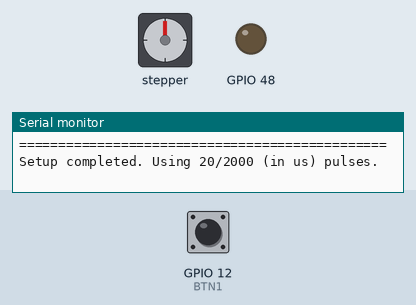
Bench run of a sketch on a simulated ESP32-S3. Shown: stepper motor, output pins drawn as LEDs (lit = HIGH), the last lines printed to the serial monitor. Wiring (inferred from the names in the program): stepper motor driver (200 steps per turn assumed): step GPIO 8; direction GPIO 9. The test bench sets the inputs (shaded band); at power-on: GPIO 12 (BTN1) LOW. Pins used as bus, display or sensor lines are not drawn.

Above: at 1.2 s.
1.3 s: GPIO 12 (BTN1) pulled HIGH for 0.15 s
At 2.3 s:
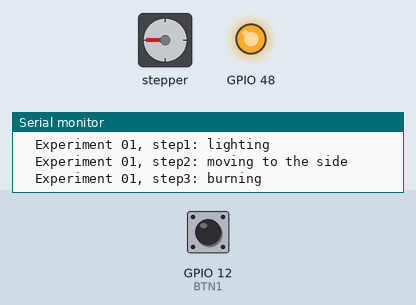
10.4 s: GPIO 12 (BTN1) pulled HIGH for 1 s
At 14.3 s:
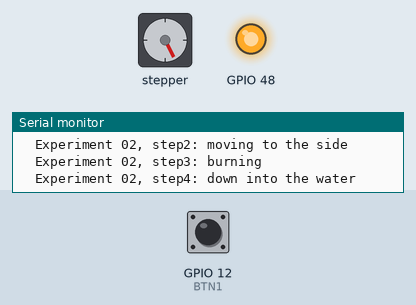
Timing chart, 0 to 20.4 s (numbered marks = the images above; inputs shaded):
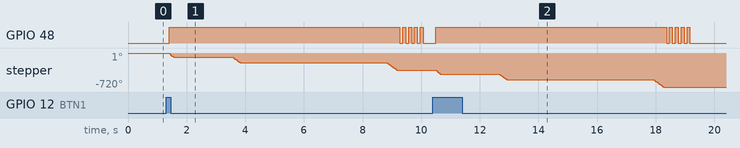

The sketch:

prj02.ino
```cpp
//driver_signal MCU_pin
//      VDD     3.3V
#define STEP    8
#define DIR     9
//      GND     GND
#define BTN1    12
// LED_BUILTIN  13

long int ppulse = 20;
long int npulse = 2000;
int direction = LOW;

boolean btn1_prev_state = LOW;
int experiment_no = 0;

void setup()
{
	Serial.begin(115200);
  Serial.println("\n\n\n\n\n\n===============================================");

  pinMode(BTN1, INPUT);

  pinMode(LED_BUILTIN, OUTPUT);
  digitalWrite(LED_BUILTIN, LOW);

	pinMode(STEP,	OUTPUT); digitalWrite(STEP,	LOW);
	pinMode(DIR,	OUTPUT); digitalWrite(DIR,	direction);

  Serial.printf("Setup completed. Using %d/%d (in us) pulses.\n", ppulse, npulse);
}

void loop()
{
  boolean btn1_state = digitalRead(BTN1);
  if (btn1_state == HIGH && btn1_prev_state == LOW)
  {
    delay (100);
    Serial.println("NOTE: BTN1 pressed!");
    ignition();
  }
  btn1_prev_state = btn1_state;
}

void rotate()
{
  for (int i=0; i<200; i++)
  {
    digitalWrite(STEP, HIGH);
    delayMicroseconds(ppulse);
	  digitalWrite(STEP, LOW);
	  delayMicroseconds(npulse);
  }
}

void ignition()
{
  experiment_no++;
  digitalWrite(LED_BUILTIN, HIGH);

  Serial.printf("===|experiement %02d|===\n", experiment_no);

  digitalWrite(DIR, direction); delayMicroseconds(npulse);

  Serial.printf("\tExperiment %02d, step1: lighting\n", experiment_no);
  for (int i=0; i<20; i++)
  {
    digitalWrite(STEP, HIGH);
    delayMicroseconds(ppulse);
	  digitalWrite(STEP, LOW);
	  delayMicroseconds(npulse);
  }

  Serial.printf("\tExperiment %02d, step2: moving to the side\n", experiment_no);
  for (int i=0; i<30; i++)
  {
    digitalWrite(STEP, HIGH);
    delayMicroseconds(ppulse);
	  digitalWrite(STEP, LOW);
	  delayMicroseconds(npulse*2);
  }

  Serial.printf("\tExperiment %02d, step3: burning\n", experiment_no);
  delay(2000);

  Serial.printf("\tExperiment %02d, step4: down into the water\n", experiment_no);
	for (int i=0; i<65; i++)
  {
    digitalWrite(STEP, HIGH);
    delayMicroseconds(ppulse);
	  digitalWrite(STEP, LOW);
	  delayMicroseconds(npulse*2);
  }
  delay(5000);

  Serial.printf("\tExperiment %02d, step5: out of the water\n", experiment_no);
	for (int i=0; i<85; i++)
  {
    digitalWrite(STEP, HIGH);
    delayMicroseconds(ppulse);
	  digitalWrite(STEP, LOW);
	  delayMicroseconds(npulse*2);
  }
  Serial.printf("===|experiement %02d finished|===\n", experiment_no);
  Serial.println("Change the match, position the arrow and press the button!");
  blink_fast(5);
  digitalWrite(LED_BUILTIN, LOW);
}

void blink_slow(int times)
{
  digitalWrite(LED_BUILTIN, LOW);
  for (int i=0; i<times; i++)
  {
    digitalWrite(LED_BUILTIN, HIGH); delay(500);
    digitalWrite(LED_BUILTIN, LOW); delay(500);
  }
}

void blink_fast(int times)
{
  digitalWrite(LED_BUILTIN, LOW);
  for (int i=0; i<times; i++)
  {
    digitalWrite(LED_BUILTIN, HIGH); delay(100);
    digitalWrite(LED_BUILTIN, LOW); delay(100);
  }
}
```

Measured:
- after the input at 1.3 s, GPIO 48: LOW → HIGH after 0.10 s, then repeats every 0.20 s: LOW 0.10 s, HIGH 0.10 s; stepper: turns 90° counter-clockwise in 0.14 s, then 117° counter-clockwise in 0.26 s, then 153° counter-clockwise in 0.34 s
- after the input at 10.4 s, GPIO 48: LOW → HIGH after 0.10 s, then repeats every 0.20 s: LOW 0.10 s, HIGH 0.10 s, until it stays LOW from 19.2 s; stepper: turns 90° counter-clockwise in 0.14 s, then 117° counter-clockwise in 0.26 s, then 153° counter-clockwise in 0.34 s
